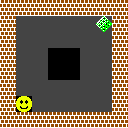

A 2D game scene composited from a Tiled map and its tileset images. What follows is a short description and the map's XML, with every tile layer's data as written:
An orthogonal 8x8 tile map with 16x16 px tiles, 1 tile layer (Tile Layer 1).

<map version="1.8" tiledversion="1.8.2" orientation="orthogonal" renderorder="right-down" width="8" height="8" tilewidth="16" tileheight="16" infinite="0" backgroundcolor="#000000" nextlayerid="2" nextobjectid="1">
 <properties>
  <property name="Title" value="Plain map" />
 </properties>
 <tileset firstgid="1" source="Tileset.tsx" />
 <layer id="1" name="Tile Layer 1" width="8" height="8">
  <data encoding="csv">
11,11,11,11,11,11,11,11,
11,10,10,10,10,10,20,11,
11,10,10,10,10,10,10,11,
11,10,10,0,0,10,10,11,
11,10,10,0,0,10,10,11,
11,10,10,10,10,10,10,11,
11,18,10,10,10,10,10,11,
11,11,11,11,11,11,11,11
</data>
 </layer>
</map>
